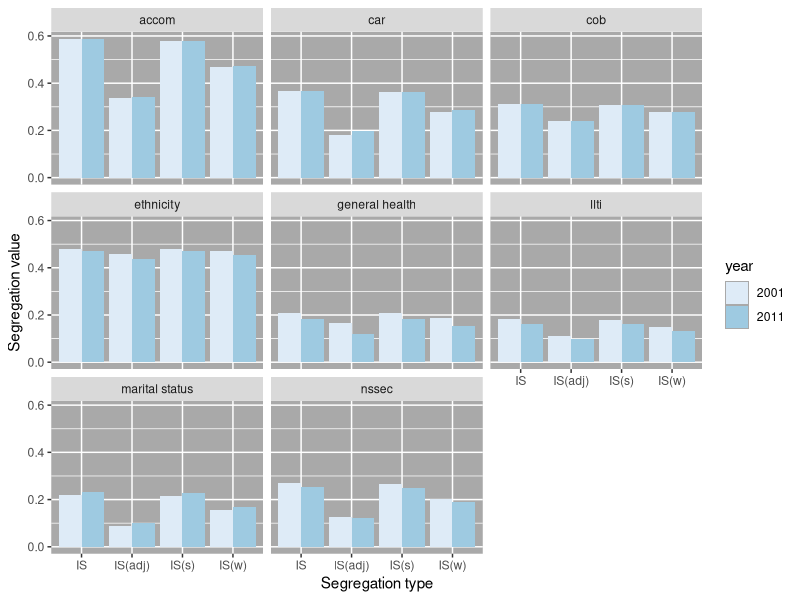

Recreate this plot in R. (Note: this script raises an error after producing the figure.)
rm(list = ls())


require(readr)
require(readxl)

require(car)
require(stringr)

require(tidyr)
require(dplyr)


require(ggplot2)



dta <- read_excel(path = "input_data/geosegregation outputs.xlsx", sheet = "flat_formatted")


# #
# IS: Segregation index; 
# IS(adj): Segregation index adjusted for tract contiguity; 
# IS(w): Segregation index adjusted for contiguous tract boundary lengths; 
# IS(s): Segregation index adjusted for contiguous tract boundary lengths and perimeter/area ratio; 
# H: Entropy index; 
# G: Gini index; 
# A(0.1): Atkinson index; 
# A(0.5): Atkinson index; 
# A(0.9): Atkinson index; 
# xPx: Isolation index; 
# Eta2: Correlation ratio; 
# DEL: Delta index; 
# ACO: absolute concentration index; 
# ACL: Absolute clustering index; 
# Pxx: Mean proximity between members of group X; 
# Pxx Exp(-Dij): Mean proximity between members of group X (exp dij); 
# DPxx: The distance-decay isolation index.


# let's look just at the different types of segregation index

seg_indices = c("IS", "IS(adj)", "IS(w)", "IS(s)")

minority_group <- c("nonhouse", "none", "nonscot", "nonwhite", "not_good", "llti", "single", "lower", "pensioner", "noowned")

dta %>% 
  gather(key = measure, value = value, -Table, -Year, -Name) %>% 
  select(table = Table, year = Year, name = Name, measure, value) %>% 
  filter(name %in% minority_group) %>% 
  mutate(year = as.factor(year)) %>%  
  mutate(table = str_trim(table)) %>% 
  mutate(table = recode(table,
        recodes = "
        'accom' = 'Non-homeowners';
        'car' = 'Non-car owners';
        'cob' = 'Not Scottish';
        'ethnicity' = 'Non-white';
        'general health' = 'Not good health';
        'llti' = 'Has longstanding limiting illness';
        'marital status' = 'Single';
        'nssec' = 'Lower occupational group'
        "
                        )) %>% 
  filter(measure %in% seg_indices) %>% 
  ggplot(.) + 
  geom_bar(
    mapping = aes(x = measure, group = year, fill = year, y = value), 
    position = "dodge", stat= "identity"
    ) + 
  facet_wrap( ~ table) + 
  labs(x = "Segregation type", y = "Segregation value") + 
  scale_fill_brewer(palette = "Blues") + theme(panel.background = element_rect(fill = "darkgrey"))

ggsave("figures/segregation.png", height = 20, width = 20, units = "cm", dpi = 300)

# Now different Atkins thresholds

atkins_indices = c("A(0.1)", "A(0.5)", "A(0.9)")

minority_group <- c("nonhouse", "none", "nonscot", "nonwhite", "not_good", "llti", "single", "lower", "pensioner", "noowned")

dta %>% 
  gather(key = measure, value = value, -Table, -Year, -Name) %>% 
  select(table = Table, year = Year, name = Name, measure, value) %>% 
  filter(name %in% minority_group) %>% 
  mutate(year = as.factor(year)) %>%  
  mutate(table = str_trim(table)) %>% 
  mutate(table = recode(table,
                        recodes = "
                        'accom' = 'Non-homeowners';
                        'car' = 'Non-car owners';
                        'cob' = 'Not Scottish';
                        'ethnicity' = 'Non-white';
                        'general health' = 'Not good health';
                        'llti' = 'Has longstanding limiting illness';
                        'marital status' = 'Single';
                        'nssec' = 'Lower occupational group'
                        "
  )) %>% 
  filter(measure %in% atkins_indices) %>% 
  ggplot(.) + 
  geom_bar(
    mapping = aes(x = measure, group = year, fill = year, y = value), 
    position = "dodge", stat= "identity"
  ) + 
  facet_wrap( ~ table) + 
  labs(x = "Atkins threshold", y = "Atkins value") + 
  scale_fill_brewer(palette = "Blues") + theme(panel.background = element_rect(fill = "darkgrey"))

ggsave("figures/atkins.png", height = 20, width = 20, units = "cm", dpi = 300)


# Some basic versions of core indices
# IS: Segregation index; 
# H: Entropy index; 
# G: Gini index; 
# A(0.5): Atkinson index; 
# xPx: Isolation index; 
# Eta2: Correlation ratio; 
# DEL: Delta index; 
# ACO: absolute concentration index; 
# ACL: Absolute clustering index; 
# Pxx: Mean proximity between members of group X; 


core_indices = c("IS", "H", "G", "A(0.5)", "xPx", "Eta2", "DEL", "ACO", "ACL")

minority_group <- c("nonhouse", "none", "nonscot", "nonwhite", "not_good", "llti", "single", "lower", "pensioner", "noowned")

dta %>% 
  gather(key = measure, value = value, -Table, -Year, -Name) %>% 
  select(table = Table, year = Year, name = Name, measure, value) %>% 
  filter(name %in% minority_group) %>% 
  mutate(year = as.factor(year)) %>%  
  mutate(table = str_trim(table)) %>% 
  mutate(table = recode(table,
                        recodes = "
                        'accom' = 'Non-homeowners';
                        'car' = 'Non-car owners';
                        'cob' = 'Not Scottish';
                        'ethnicity' = 'Non-white';
                        'general health' = 'Not good health';
                        'llti' = 'Has longstanding limiting illness';
                        'marital status' = 'Single';
                        'nssec' = 'Lower occupational group'
                        "
  )) %>% 
  filter(measure %in% core_indices) %>% 
  ggplot(.) + 
  geom_bar(
    mapping = aes(x = measure, group = year, fill = year, y = value), 
    position = "dodge", stat= "identity"
  ) + 
  facet_wrap( ~ table) + 
  labs(x = "Index type", y = "Index value") + 
  scale_fill_brewer(palette = "Blues") + theme(panel.background = element_rect(fill = "darkgrey"))


ggsave("figures/core_segregation_indices.png", height = 20, width = 25, units = "cm", dpi = 300)

# show table of proportion increases and decreases in seg values from 2001 to 2011
dta %>% 
  gather(key = measure, value = value, -Table, -Year, -Name) %>% 
  select(table = Table, year = Year, name = Name, measure, value) %>% 
  filter(name %in% minority_group) %>% 
  mutate(year = as.factor(year)) %>%  
  mutate(table = str_trim(table)) %>% 
  mutate(table = recode(table,
                        recodes = "
                        'accom' = 'Non-homeowners';
                        'car' = 'Non-car owners';
                        'cob' = 'Not Scottish';
                        'ethnicity' = 'Non-white';
                        'general health' = 'Not good health';
                        'llti' = 'Has longstanding limiting illness';
                        'marital status' = 'Single';
                        'nssec' = 'Lower occupational group'
                        "
  )) %>% 
  filter(measure %in% seg_indices) %>% 
  spread(year, value) %>% 
  mutate(ratio = `2011` / `2001`) %>% 
  select(table, measure, ratio) %>% 
  spread(measure, ratio)


